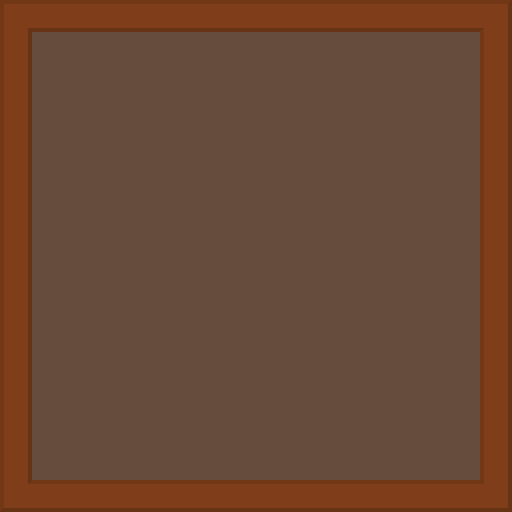

A 2D game scene composited from a Tiled map and its tileset images. What follows is a short description and the map's XML, with each tile layer's data collapsed to a summary:
An orthogonal 16x16 tile map with 32x32 px tiles, 2 tile layers (floor, walls) and 2 objects (start, exit).

<map version="1.0" orientation="orthogonal" width="16" height="16" tilewidth="32" tileheight="32">
 <tileset firstgid="1" name="tiles" tilewidth="32" tileheight="32">
  <image source="../gfx/tiles.png" width="256" height="256" />
 </tileset>
 <layer name="floor" width="16" height="16">
  <data>[256 cells, 256 non-empty, 1 distinct tile ids]</data>
 </layer>
 <layer name="walls" width="16" height="16">
  <data>[256 cells, 60 non-empty, 6 distinct tile ids]</data>
 </layer>
 <objectgroup name="entities" width="16" height="16">
  <object name="start" type="start" x="32" y="32" width="32" height="32" />
  <object name="exit1" type="exit" x="96" y="32" width="32" height="32" />
 </objectgroup>
</map>
